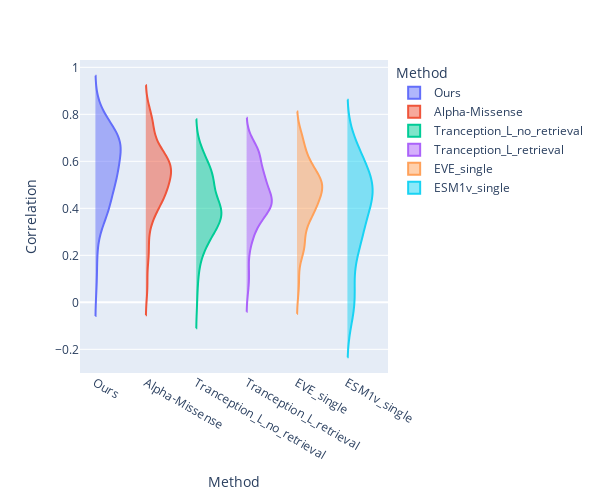

Source (notebook cell):
### Code cell
# Figure 4
df_melted = df.drop('DMS_id',axis=1).melt(var_name='Method', value_name='Value')
fig = px.violin(df_melted, y='Value', x='Method', color='Method', box=False, points=False)
fig.update_traces(side='positive', width=1, points=False)
fig.update_layout(xaxis_showgrid=False, xaxis_zeroline=False, yaxis_title='Correlation', xaxis_title='Method', width=600, height=500)
fig.show()
# pio.write_image(fig, 'violin_plot.png',scale=2)

### Figure 1 — Plotly figure (JSON) as saved in the notebook; plotly's stock layout.template omitted (floating-point values rounded to 4 significant figures)
{"data": [{"alignmentgroup": "True", "box": {"visible": false}, "hovertemplate": "Method=%{x}<br>Value=%{y}<extra></extra>", "legendgroup": "Ours", "marker": {"color": "#636efa"}, "name": "Ours", "offsetgroup": "Ours", "orientation": "v", "points": false, "scalegroup": "True", "showlegend": true, "side": "positive", "type": "violin", "width": 1, "x": ["Ours", "Ours", "Ours", "Ours", "Ours", "Ours", "Ours", "Ours", "Ours", "Ours", "Ours", "Ours", "Ours", "Ours", "Ours", "Ours", "Ours", "Ours", "Ours", "Ours", "Ours", "Ours", "Ours", "Ours", "Ours", "Ours", "Ours", "Ours", "Ours", "Ours", "Ours", "Ours", "Ours", "Ours", "Ours", "Ours", "Ours", "Ours", "Ours", "Ours", "Ours", "Ours", "Ours", "Ours", "Ours", "Ours", "Ours", "Ours", "Ours", "Ours", "Ours", "Ours", "Ours", "Ours", "Ours", "Ours", "Ours", "Ours", "Ours", "Ours", "Ours", "Ours", "Ours", "Ours", "Ours", "Ours", "Ours", "Ours", "Ours", "Ours", "Ours", "Ours", "Ours", "Ours", "Ours", "Ours", "Ours", "Ours", "Ours", "Ours", "Ours", "Ours", "Ours", "Ours", "Ours"], "x0": " ", "xaxis": "x", "y": [0.074, 0.143, 0.218, 0.289, 0.296, 0.362, 0.369, 0.373, 0.378, 0.381, 0.381, 0.382, 0.383, 0.391, 0.416, 0.427, 0.427, 0.44, 0.46, 0.461, 0.463, 0.474, 0.479, 0.479, 0.483, 0.494, 0.508, 0.519, 0.527, 0.529, 0.53, 0.531, 0.531, 0.542, 0.548, 0.552, 0.554, 0.554, 0.555, 0.565, 0.572, 0.575, 0.58, 0.587, 0.602, 0.603, 0.608, 0.62, 0.623, 0.625, 0.63, 0.63, 0.633, 0.652, 0.659, 0.661, 0.663, 0.666, 0.667, 0.669, 0.67, 0.672, 0.677, 0.681, 0.684, 0.691, 0.692, 0.696, 0.701, 0.704, 0.705, 0.705, 0.71, 0.726, 0.727, 0.73, 0.734, 0.746, 0.75, 0.759, 0.774, 0.784, 0.788, 0.801, 0.832], "y0": " ", "yaxis": "y"}, {"alignmentgroup": "True", "box": {"visible": false}, "hovertemplate": "Method=%{x}<br>Value=%{y}<extra></extra>", "legendgroup": "Alpha-Missense", "marker": {"color": "#EF553B"}, "name": "Alpha-Missense", "offsetgroup": "Alpha-Missense", "orientation": "v", "points": false, "scalegroup": "True", "showlegend": true, "side": "positive", "type": "violin", "width": 1, "x": ["Alpha-Missense", "Alpha-Missense", "Alpha-Missense", "Alpha-Missense", "Alpha-Missense", "Alpha-Missense", "Alpha-Missense", "Alpha-Missense", "Alpha-Missense", "Alpha-Missense", "Alpha-Missense", "Alpha-Missense", "Alpha-Missense", "Alpha-Missense", "Alpha-Missense", "Alpha-Missense", "Alpha-Missense", "Alpha-Missense", "Alpha-Missense", "Alpha-Missense", "Alpha-Missense", "Alpha-Missense", "Alpha-Missense", "Alpha-Missense", "Alpha-Missense", "Alpha-Missense", "Alpha-Missense", "Alpha-Missense", "Alpha-Missense", "Alpha-Missense", "Alpha-Missense", "Alpha-Missense", "Alpha-Missense", "Alpha-Missense", "Alpha-Missense", "Alpha-Missense", "Alpha-Missense", "Alpha-Missense", "Alpha-Missense", "Alpha-Missense", "Alpha-Missense", "Alpha-Missense", "Alpha-Missense", "Alpha-Missense", "Alpha-Missense", "Alpha-Missense", "Alpha-Missense", "Alpha-Missense", "Alpha-Missense", "Alpha-Missense", "Alpha-Missense", "Alpha-Missense", "Alpha-Missense", "Alpha-Missense", "Alpha-Missense", "Alpha-Missense", "Alpha-Missense", "Alpha-Missense", "Alpha-Missense", "Alpha-Missense", "Alpha-Missense", "Alpha-Missense", "Alpha-Missense", "Alpha-Missense", "Alpha-Missense", "Alpha-Missense", "Alpha-Missense", "Alpha-Missense", "Alpha-Missense", "Alpha-Missense", "Alpha-Missense", "Alpha-Missense", "Alpha-Missense", "Alpha-Missense", "Alpha-Missense", "Alpha-Missense", "Alpha-Missense", "Alpha-Missense", "Alpha-Missense", "Alpha-Missense", "Alpha-Missense", "Alpha-Missense", "Alpha-Missense", "Alpha-Missense", "Alpha-Missense"], "x0": " ", "xaxis": "x", "y": [0.08024, 0.5806, 0.2191, 0.1836, 0.3037, 0.3446, 0.4183, 0.4505, 0.415, 0.5361, 0.4969, 0.5392, 0.4326, 0.3654, 0.4986, 0.4949, 0.3626, 0.5374, 0.5677, 0.6949, 0.5377, 0.5886, 0.5847, 0.1997, 0.2526, 0.4603, 0.5608, 0.4835, 0.4301, 0.5576, 0.7046, 0.3896, 0.5435, 0.4475, 0.5025, 0.6341, 0.6174, 0.5517, 0.5614, 0.5651, 0.4713, 0.5804, 0.4688, 0.7353, 0.3518, 0.5628, 0.57, 0.5983, 0.7801, 0.4347, 0.7642, 0.4804, 0.3856, 0.6624, 0.6102, 0.6484, 0.5399, 0.6365, 0.5966, 0.6135, 0.7059, 0.8131, 0.4505, 0.6709, 0.6516, 0.7717, 0.6038, 0.5531, 0.772, 0.4178, 0.545, 0.8162, 0.5137, 0.6195, 0.4953, 0.4665, 0.6168, 0.6459, 0.6198, 0.6008, 0.511, 0.4426, 0.0534, 0.7503, 0.4711], "y0": " ", "yaxis": "y"}, {"alignmentgroup": "True", "box": {"visible": false}, "hovertemplate": "Method=%{x}<br>Value=%{y}<extra></extra>", "legendgroup": "Tranception_L_no_retrieval", "marker": {"color": "#00cc96"}, "name": "Tranception_L_no_retrieval", "offsetgroup": "Tranception_L_no_retrieval", "orientation": "v", "points": false, "scalegroup": "True", "showlegend": true, "side": "positive", "type": "violin", "width": 1, "x": ["Tranception_L_no_retrieval", "Tranception_L_no_retrieval", "Tranception_L_no_retrieval", "Tranception_L_no_retrieval", "Tranception_L_no_retrieval", "Tranception_L_no_retrieval", "Tranception_L_no_retrieval", "Tranception_L_no_retrieval", "Tranception_L_no_retrieval", "Tranception_L_no_retrieval", "Tranception_L_no_retrieval", "Tranception_L_no_retrieval", "Tranception_L_no_retrieval", "Tranception_L_no_retrieval", "Tranception_L_no_retrieval", "Tranception_L_no_retrieval", "Tranception_L_no_retrieval", "Tranception_L_no_retrieval", "Tranception_L_no_retrieval", "Tranception_L_no_retrieval", "Tranception_L_no_retrieval", "Tranception_L_no_retrieval", "Tranception_L_no_retrieval", "Tranception_L_no_retrieval", "Tranception_L_no_retrieval", "Tranception_L_no_retrieval", "Tranception_L_no_retrieval", "Tranception_L_no_retrieval", "Tranception_L_no_retrieval", "Tranception_L_no_retrieval", "Tranception_L_no_retrieval", "Tranception_L_no_retrieval", "Tranception_L_no_retrieval", "Tranception_L_no_retrieval", "Tranception_L_no_retrieval", "Tranception_L_no_retrieval", "Tranception_L_no_retrieval", "Tranception_L_no_retrieval", "Tranception_L_no_retrieval", "Tranception_L_no_retrieval", "Tranception_L_no_retrieval", "Tranception_L_no_retrieval", "Tranception_L_no_retrieval", "Tranception_L_no_retrieval", "Tranception_L_no_retrieval", "Tranception_L_no_retrieval", "Tranception_L_no_retrieval", "Tranception_L_no_retrieval", "Tranception_L_no_retrieval", "Tranception_L_no_retrieval", "Tranception_L_no_retrieval", "Tranception_L_no_retrieval", "Tranception_L_no_retrieval", "Tranception_L_no_retrieval", "Tranception_L_no_retrieval", "Tranception_L_no_retrieval", "Tranception_L_no_retrieval", "Tranception_L_no_retrieval", "Tranception_L_no_retrieval", "Tranception_L_no_retrieval", "Tranception_L_no_retrieval", "Tranception_L_no_retrieval", "Tranception_L_no_retrieval", "Tranception_L_no_retrieval", "Tranception_L_no_retrieval", "Tranception_L_no_retrieval", "Tranception_L_no_retrieval", "Tranception_L_no_retrieval", "Tranception_L_no_retrieval", "Tranception_L_no_retrieval", "Tranception_L_no_retrieval", "Tranception_L_no_retrieval", "Tranception_L_no_retrieval", "Tranception_L_no_retrieval", "Tranception_L_no_retrieval", "Tranception_L_no_retrieval", "Tranception_L_no_retrieval", "Tranception_L_no_retrieval", "Tranception_L_no_retrieval", "Tranception_L_no_retrieval", "Tranception_L_no_retrieval", "Tranception_L_no_retrieval", "Tranception_L_no_retrieval", "Tranception_L_no_retrieval", "Tranception_L_no_retrieval"], "x0": " ", "xaxis": "x", "y": [0.099, 0.409, 0.004, 0.291, 0.301, 0.358, 0.322, 0.337, 0.281, 0.355, 0.415, 0.404, 0.37, 0.262, 0.272, 0.417, 0.24, 0.299, 0.519, 0.216, 0.424, 0.392, 0.541, 0.265, 0.181, 0.203, 0.411, 0.343, 0.433, 0.506, 0.42, 0.404, 0.491, 0.261, 0.355, 0.523, 0.555, 0.329, 0.514, 0.406, 0.347, 0.373, 0.36, 0.634, 0.511, 0.428, 0.348, 0.569, 0.508, 0.419, 0.665, 0.505, 0.217, 0.325, 0.307, 0.572, 0.368, 0.551, 0.505, 0.405, 0.586, 0.48, 0.377, 0.575, 0.383, 0.629, 0.585, 0.351, 0.629, 0.448, 0.355, 0.475, 0.408, 0.558, 0.404, 0.492, 0.527, 0.58, 0.427, 0.536, 0.31, 0.363, 0.121, 0.64, 0.279], "y0": " ", "yaxis": "y"}, {"alignmentgroup": "True", "box": {"visible": false}, "hovertemplate": "Method=%{x}<br>Value=%{y}<extra></extra>", "legendgroup": "Tranception_L_retrieval", "marker": {"color": "#ab63fa"}, "name": "Tranception_L_retrieval", "offsetgroup": "Tranception_L_retrieval", "orientation": "v", "points": false, "scalegroup": "True", "showlegend": true, "side": "positive", "type": "violin", "width": 1, "x": ["Tranception_L_retrieval", "Tranception_L_retrieval", "Tranception_L_retrieval", "Tranception_L_retrieval", "Tranception_L_retrieval", "Tranception_L_retrieval", "Tranception_L_retrieval", "Tranception_L_retrieval", "Tranception_L_retrieval", "Tranception_L_retrieval", "Tranception_L_retrieval", "Tranception_L_retrieval", "Tranception_L_retrieval", "Tranception_L_retrieval", "Tranception_L_retrieval", "Tranception_L_retrieval", "Tranception_L_retrieval", "Tranception_L_retrieval", "Tranception_L_retrieval", "Tranception_L_retrieval", "Tranception_L_retrieval", "Tranception_L_retrieval", "Tranception_L_retrieval", "Tranception_L_retrieval", "Tranception_L_retrieval", "Tranception_L_retrieval", "Tranception_L_retrieval", "Tranception_L_retrieval", "Tranception_L_retrieval", "Tranception_L_retrieval", "Tranception_L_retrieval", "Tranception_L_retrieval", "Tranception_L_retrieval", "Tranception_L_retrieval", "Tranception_L_retrieval", "Tranception_L_retrieval", "Tranception_L_retrieval", "Tranception_L_retrieval", "Tranception_L_retrieval", "Tranception_L_retrieval", "Tranception_L_retrieval", "Tranception_L_retrieval", "Tranception_L_retrieval", "Tranception_L_retrieval", "Tranception_L_retrieval", "Tranception_L_retrieval", "Tranception_L_retrieval", "Tranception_L_retrieval", "Tranception_L_retrieval", "Tranception_L_retrieval", "Tranception_L_retrieval", "Tranception_L_retrieval", "Tranception_L_retrieval", "Tranception_L_retrieval", "Tranception_L_retrieval", "Tranception_L_retrieval", "Tranception_L_retrieval", "Tranception_L_retrieval", "Tranception_L_retrieval", "Tranception_L_retrieval", "Tranception_L_retrieval", "Tranception_L_retrieval", "Tranception_L_retrieval", "Tranception_L_retrieval", "Tranception_L_retrieval", "Tranception_L_retrieval", "Tranception_L_retrieval", "Tranception_L_retrieval", "Tranception_L_retrieval", "Tranception_L_retrieval", "Tranception_L_retrieval", "Tranception_L_retrieval", "Tranception_L_retrieval", "Tranception_L_retrieval", "Tranception_L_retrieval", "Tranception_L_retrieval", "Tranception_L_retrieval", "Tranception_L_retrieval", "Tranception_L_retrieval", "Tranception_L_retrieval", "Tranception_L_retrieval", "Tranception_L_retrieval", "Tranception_L_retrieval", "Tranception_L_retrieval", "Tranception_L_retrieval"], "x0": " ", "xaxis": "x", "y": [0.057, 0.514, 0.093, 0.266, 0.305, 0.362, 0.346, 0.348, 0.346, 0.413, 0.424, 0.393, 0.401, 0.39, 0.351, 0.466, 0.236, 0.418, 0.541, 0.401, 0.532, 0.433, 0.572, 0.278, 0.159, 0.237, 0.478, 0.412, 0.425, 0.533, 0.564, 0.407, 0.53, 0.326, 0.4, 0.537, 0.527, 0.41, 0.513, 0.501, 0.423, 0.473, 0.379, 0.657, 0.538, 0.475, 0.492, 0.624, 0.647, 0.451, 0.638, 0.548, 0.359, 0.557, 0.443, 0.638, 0.398, 0.621, 0.528, 0.438, 0.588, 0.637, 0.45, 0.604, 0.367, 0.672, 0.616, 0.408, 0.652, 0.438, 0.317, 0.629, 0.433, 0.591, 0.436, 0.473, 0.495, 0.667, 0.449, 0.547, 0.458, 0.452, 0.121, 0.688, 0.289], "y0": " ", "yaxis": "y"}, {"alignmentgroup": "True", "box": {"visible": false}, "hovertemplate": "Method=%{x}<br>Value=%{y}<extra></extra>", "legendgroup": "EVE_single", "marker": {"color": "#FFA15A"}, "name": "EVE_single", "offsetgroup": "EVE_single", "orientation": "v", "points": false, "scalegroup": "True", "showlegend": true, "side": "positive", "type": "violin", "width": 1, "x": ["EVE_single", "EVE_single", "EVE_single", "EVE_single", "EVE_single", "EVE_single", "EVE_single", "EVE_single", "EVE_single", "EVE_single", "EVE_single", "EVE_single", "EVE_single", "EVE_single", "EVE_single", "EVE_single", "EVE_single", "EVE_single", "EVE_single", "EVE_single", "EVE_single", "EVE_single", "EVE_single", "EVE_single", "EVE_single", "EVE_single", "EVE_single", "EVE_single", "EVE_single", "EVE_single", "EVE_single", "EVE_single", "EVE_single", "EVE_single", "EVE_single", "EVE_single", "EVE_single", "EVE_single", "EVE_single", "EVE_single", "EVE_single", "EVE_single", "EVE_single", "EVE_single", "EVE_single", "EVE_single", "EVE_single", "EVE_single", "EVE_single", "EVE_single", "EVE_single", "EVE_single", "EVE_single", "EVE_single", "EVE_single", "EVE_single", "EVE_single", "EVE_single", "EVE_single", "EVE_single", "EVE_single", "EVE_single", "EVE_single", "EVE_single", "EVE_single", "EVE_single", "EVE_single", "EVE_single", "EVE_single", "EVE_single", "EVE_single", "EVE_single", "EVE_single", "EVE_single", "EVE_single", "EVE_single", "EVE_single", "EVE_single", "EVE_single", "EVE_single", "EVE_single", "EVE_single", "EVE_single", "EVE_single", "EVE_single"], "x0": " ", "xaxis": "x", "y": [0.053, 0.424, 0.223, 0.238, 0.23, 0.339, 0.352, 0.364, 0.383, 0.46, 0.363, 0.409, 0.413, 0.463, 0.394, 0.487, 0.216, 0.536, 0.506, 0.6, 0.517, 0.433, 0.539, 0.242, 0.131, 0.319, 0.499, 0.397, 0.428, 0.497, 0.555, 0.388, 0.504, 0.387, 0.432, 0.545, 0.481, 0.48, 0.509, 0.495, 0.476, 0.507, 0.383, 0.654, 0.211, 0.508, 0.496, 0.596, 0.703, 0.288, 0.696, 0.437, 0.449, 0.486, 0.526, 0.616, 0.38, 0.584, 0.543, 0.477, 0.599, 0.709, 0.466, 0.591, 0.445, 0.679, 0.533, 0.331, 0.623, 0.416, 0.249, 0.711, 0.479, 0.575, 0.54, 0.346, 0.527, 0.609, 0.43, 0.564, 0.528, 0.305, 0.08, 0.654, 0.247], "y0": " ", "yaxis": "y"}, {"alignmentgroup": "True", "box": {"visible": false}, "hovertemplate": "Method=%{x}<br>Value=%{y}<extra></extra>", "legendgroup": "ESM1v_single", "marker": {"color": "#19d3f3"}, "name": "ESM1v_single", "offsetgroup": "ESM1v_single", "orientation": "v", "points": false, "scalegroup": "True", "showlegend": true, "side": "positive", "type": "violin", "width": 1, "x": ["ESM1v_single", "ESM1v_single", "ESM1v_single", "ESM1v_single", "ESM1v_single", "ESM1v_single", "ESM1v_single", "ESM1v_single", "ESM1v_single", "ESM1v_single", "ESM1v_single", "ESM1v_single", "ESM1v_single", "ESM1v_single", "ESM1v_single", "ESM1v_single", "ESM1v_single", "ESM1v_single", "ESM1v_single", "ESM1v_single", "ESM1v_single", "ESM1v_single", "ESM1v_single", "ESM1v_single", "ESM1v_single", "ESM1v_single", "ESM1v_single", "ESM1v_single", "ESM1v_single", "ESM1v_single", "ESM1v_single", "ESM1v_single", "ESM1v_single", "ESM1v_single", "ESM1v_single", "ESM1v_single", "ESM1v_single", "ESM1v_single", "ESM1v_single", "ESM1v_single", "ESM1v_single", "ESM1v_single", "ESM1v_single", "ESM1v_single", "ESM1v_single", "ESM1v_single", "ESM1v_single", "ESM1v_single", "ESM1v_single", "ESM1v_single", "ESM1v_single", "ESM1v_single", "ESM1v_single", "ESM1v_single", "ESM1v_single", "ESM1v_single", "ESM1v_single", "ESM1v_single", "ESM1v_single", "ESM1v_single", "ESM1v_single", "ESM1v_single", "ESM1v_single", "ESM1v_single", "ESM1v_single", "ESM1v_single", "ESM1v_single", "ESM1v_single", "ESM1v_single", "ESM1v_single", "ESM1v_single", "ESM1v_single", "ESM1v_single", "ESM1v_single", "ESM1v_single", "ESM1v_single", "ESM1v_single", "ESM1v_single", "ESM1v_single", "ESM1v_single", "ESM1v_single", "ESM1v_single", "ESM1v_single", "ESM1v_single", "ESM1v_single"], "x0": " ", "xaxis": "x", "y": [0.068, 0.404, 0.167, 0.235, 0.27, 0.32, 0.351, 0.018, 0.38, -0.059, 0.019, 0.026, 0.427, 0.447, -0.052, 0.483, 0.245, 0.469, 0.461, -0.03, 0.435, 0.428, 0.054, 0.272, 0.242, 0.343, 0.517, 0.409, 0.382, 0.526, 0.538, 0.415, 0.531, 0.305, 0.457, 0.516, 0.537, 0.467, 0.492, 0.509, 0.416, 0.501, 0.447, 0.519, 0.244, 0.477, 0.561, 0.588, 0.656, 0.368, 0.692, 0.447, 0.28, 0.458, 0.557, 0.642, 0.285, 0.162, 0.547, 0.613, 0.597, 0.665, 0.36, 0.6, -0.023, 0.098, 0.411, 0.24, 0.647, 0.478, -0.064, 0.668, 0.496, 0.611, 0.455, 0.196, 0.54, 0.55, 0.307, 0.552, 0.351, 0.309, 0.051, 0.662, 0.237], "y0": " ", "yaxis": "y"}], "layout": {"height": 500, "legend": {"title": {"text": "Method"}, "tracegroupgap": 0}, "margin": {"t": 60}, "violinmode": "overlay", "width": 600, "xaxis": {"anchor": "y", "categoryarray": ["Ours", "Alpha-Missense", "Tranception_L_no_retrieval", "Tranception_L_retrieval", "EVE_single", "ESM1v_single"], "categoryorder": "array", "domain": [0, 1], "showgrid": false, "title": {"text": "Method"}, "zeroline": false}, "yaxis": {"anchor": "x", "domain": [0, 1], "title": {"text": "Correlation"}}}}
